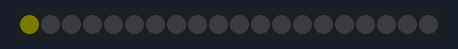
The sketch below on a simulated Arduino Uno, built with avr-gcc and run on an emulated ATmega328P. Parts: 20 RGB LEDs in strip order, left to right. Dim RGB values are drawn brighter than linear.

Above: at 0.07 s.
At 0.83 s:
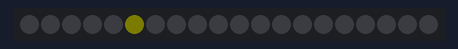
At 1.58 s:
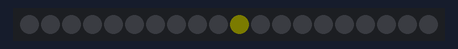
At 3.09 s:
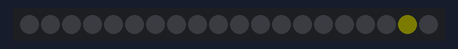
At 4.6 s:
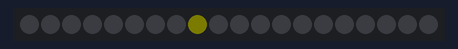
At 6.27 s:
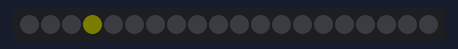

Measured:
- by itself, everything shown: repeats every 5.7 s, in 38 steps

The sketch:

Larson_Firefly.ino
```cpp
#include <Adafruit_NeoPixel.h>

#define N_LEDS 20
#define PIN 3

Adafruit_NeoPixel strip = Adafruit_NeoPixel(N_LEDS, PIN, NEO_GRB + NEO_KHZ800);

void setup() {
strip.begin();
strip.setBrightness(3);
}

int pos = 0, dir = 1; // Position, direction of "eye"

void loop() {
uint32_t firefly = strip.Color(221, 228, 20);
int j;

// Draw 5 pixels centered on pos. setPixelColor() will clip any
// pixels off the ends of the strip, we don't need to watch for that.
//strip.setPixelColor(pos - 2, 205,219,45); // Dark red
//strip.setPixelColor(pos - 1, 214,220, 37); // Medium red
strip.setPixelColor(pos , 228,221,20); // Center pixel is brightest
//strip.setPixelColor(pos + 1, 214,220, 37); // Medium red
//strip.setPixelColor(pos + 2, 0x100000); // Dark red

strip.show();
//delay(30);
delay(150);

// Rather than being sneaky and erasing just the tail pixel,
// it's easier to erase it all and draw a new one next time.
for(j=-2; j<= 2; j++) strip.setPixelColor(pos+j, 0);

// Bounce off ends of strip
pos += dir;
if(pos < 0) {
pos = 1;
 dir = -dir;
} else if(pos >= strip.numPixels()) {
pos = strip.numPixels() - 2;
dir = -dir;
}
}
```
